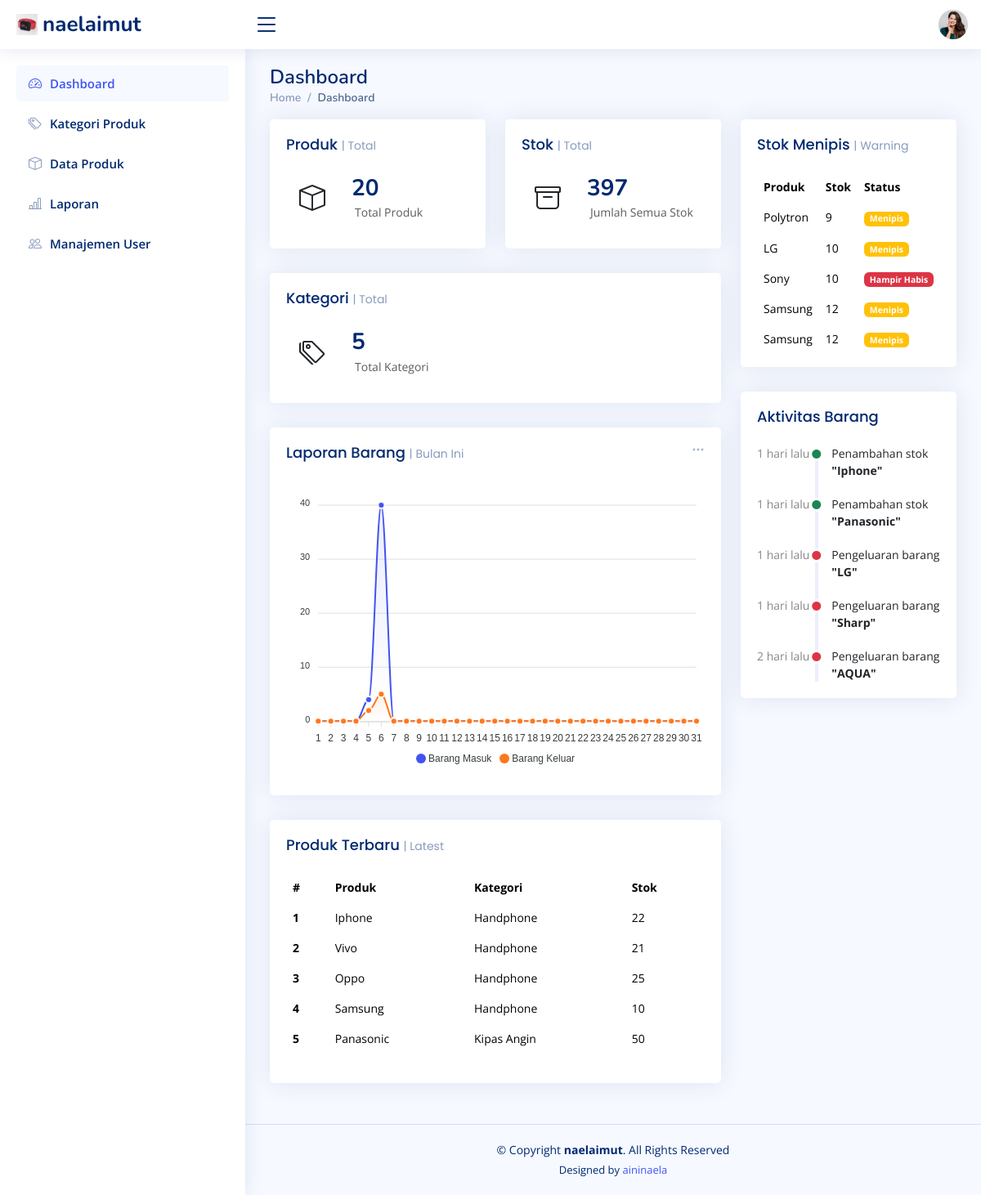
Screenshot of /index.php (signed in) with the database file from the repository.
### tables this page shows
CREATE TABLE `products` (
  `id` int(11) NOT NULL,
  `category_id` int(11) DEFAULT NULL,
  `product_code` varchar(50) DEFAULT NULL,
  `product_name` varchar(150) DEFAULT NULL,
  `stock` int(11) DEFAULT 0,
  `min_stock` int(11) DEFAULT 5,
  `price` int(11) DEFAULT NULL,
  `gambar` varchar(255) NOT NULL,
  `created_at` timestamp NOT NULL DEFAULT current_timestamp(),
  `update_at` timestamp NULL DEFAULT NULL
);

CREATE TABLE `categories` (
  `id` int(11) NOT NULL,
  `kd_kat` varchar(6) NOT NULL,
  `category_name` varchar(100) NOT NULL
);

CREATE TABLE `stock_logs` (
  `id` int(11) NOT NULL,
  `product_id` int(11) DEFAULT NULL,
  `change_type` enum('ADD','EDIT','REDUCE') DEFAULT NULL,
  `qty` int(11) DEFAULT NULL,
  `stock_before` int(11) DEFAULT NULL,
  `stock_after` int(11) DEFAULT NULL,
  `note` varchar(255) DEFAULT NULL,
  `created_at` timestamp NOT NULL DEFAULT current_timestamp(),
  `created_by` int(11) DEFAULT NULL
);

### index.php (the view, shortened to what this page needs)
<?php
include "koneksi.php";
$q_produk = mysqli_query($conn, "SELECT COUNT(*) as total_produk FROM products");
$data_produk = mysqli_fetch_assoc($q_produk);
$q_stok = mysqli_query($conn, "SELECT SUM(stock) as total_stok FROM products");
$data_stok = mysqli_fetch_assoc($q_stok);
$q_kategori = mysqli_query($conn, "SELECT COUNT(*) as total_kategori FROM categories");
$data_kategori = mysqli_fetch_assoc($q_kategori);
$query = mysqli_query($conn, "
    SELECT p.product_name, p.stock, c.category_name
    FROM products p
    JOIN categories c ON p.category_id = c.id
    ORDER BY p.created_at DESC
    LIMIT 5
");
$q_menipis = mysqli_query($conn, "
    SELECT product_name, stock, min_stock
    FROM products
    WHERE stock <= min_stock
    ORDER BY stock ASC
    LIMIT 5
");
$q_aktivitas = mysqli_query($conn, "
    SELECT sl.*, p.product_name, u.name as user_name
    FROM stock_logs sl
    JOIN products p ON sl.product_id = p.id
    JOIN users u ON sl.created_by = u.id
    ORDER BY sl.created_at DESC
    LIMIT 5
");
function waktu_lalu($datetime)
{
  $selisih = time() - strtotime($datetime);
  $menit = floor($selisih / 60);
  $jam = floor($selisih / 3600);
  $hari = floor($selisih / 86400);
  if ($menit < 60) {
    return $menit . " menit lalu";
  } elseif ($jam < 24) {
    return $jam . " jam lalu";
  } else {
    return $hari . " hari lalu";
  }
}
?>
<!DOCTYPE html>
<html lang="en">
<head>
  <link href="assets/vendor/bootstrap/css/bootstrap.min.css" rel="stylesheet">
  <link href="assets/vendor/bootstrap-icons/bootstrap-icons.css" rel="stylesheet">
  <link href="assets/vendor/boxicons/css/boxicons.min.css" rel="stylesheet">
  <link href="assets/vendor/quill/quill.snow.css" rel="stylesheet">
  <link href="assets/vendor/quill/quill.bubble.css" rel="stylesheet">
  <link href="assets/vendor/remixicon/remixicon.css" rel="stylesheet">
  <link href="assets/vendor/simple-datatables/style.css" rel="stylesheet">
  <link href="assets/css/style.css" rel="stylesheet">
</head>
<body>
  <header id="header" class="header fixed-top d-flex align-items-center">
    <div class="d-flex align-items-center justify-content-between">
      <a href="index.php" class="logo d-flex align-items-center">
      <img src="assets/img/product-2.jpg" alt="">
        <span class="d-none d-lg-block">naelaimut</span>
      </a>
      <i class="bi bi-list toggle-sidebar-btn"></i>
    </div>
    <nav class="header-nav ms-auto">
    <ul class="d-flex align-items-center">
        <li class="nav-item dropdown pe-3">
            <a class="nav-link nav-profile d-flex align-items-center pe-0"
                href="#"
                data-bs-toggle="dropdown">
                <img
                    src="assets/img/messages-1.jpg"
                    alt="Profile"
                    class="rounded-circle" />
            </a>
        </li>
    </ul>
</nav>
  </header>
  <aside id="sidebar" class="sidebar">
    <ul class="sidebar-nav" id="sidebar-nav">
      <li class="nav-item">
        <a class="nav-link " href="index.html">
          <i class="bi bi-speedometer2"></i>
          <span>Dashboard</span>
        </a>
      </li>
      <li class="nav-item">
        <a class="nav-link collapsed" href="kategori_produk.php">
          <i class="bi bi-tags"></i>
          <span>Kategori Produk</span>
        </a>
      </li>
      <li class="nav-item">
        <a class="nav-link collapsed" href="produk.php">
          <i class="bi bi-box"></i>
          <span>Data Produk</span>
        </a>
      </li>
      <li class="nav-item">
        <a class="nav-link collapsed" href="laporan.php">
          <i class="bi bi-bar-chart-line"></i>
          <span>Laporan</span>
        </a>
      </li>
      <li class="nav-item">
        <a class="nav-link collapsed" href="users.php">
          <i class="bi bi-people"></i>
          <span>Manajemen User</span>
        </a>
      </li>
    </ul>
  </aside>
  <main id="main" class="main">
    <div class="pagetitle">
      <h1>Dashboard</h1>
      <nav>
        <ol class="breadcrumb">
          <li class="breadcrumb-item"><a href="index.php">Home</a></li>
          <li class="breadcrumb-item active">Dashboard</li>
        </ol>
      </nav>
    </div>
    <section class="section dashboard">
      <div class="row">
        <div class="col-lg-8">
          <div class="row">
            <div class="col-xxl-4 col-md-6">
              <div class="card info-card">
                <div class="card-body">
                  <h5 class="card-title">Produk <span>| Total</span></h5>
                  <div class="d-flex align-items-center">
                    <div class="card-icon rounded-circle d-flex align-items-center justify-content-center">
                      <i class="bi bi-box"></i>
                    </div>
                    <div class="ps-3">
                      <h6><?= $data_produk['total_produk']; ?></h6>
                      <span class="text-muted small pt-2 ps-1">Total Produk</span>
                    </div>
                  </div>
                </div>
              </div>
            </div>
            <div class="col-xxl-4 col-md-6">
              <div class="card info-card">
                <div class="card-body">
                  <h5 class="card-title">Stok <span>| Total</span></h5>
                  <div class="d-flex align-items-center">
                    <div class="card-icon rounded-circle d-flex align-items-center justify-content-center">
                      <i class="bi bi-archive"></i>
                    </div>
                    <div class="ps-3">
                      <h6><?= $data_stok['total_stok'] ?? 0; ?></h6>
                      <span class="text-muted small pt-2 ps-1">Jumlah Semua Stok</span>
                    </div>
                  </div>
                </div>
              </div>
            </div>
            <div class="col-xxl-4 col-md-12">
              <div class="card info-card">
                <div class="card-body">
                  <h5 class="card-title">Kategori <span>| Total</span></h5>
                  <div class="d-flex align-items-center">
                    <div class="card-icon rounded-circle d-flex align-items-center justify-content-center">
                      <i class="bi bi-tags"></i>
                    </div>
                    <div class="ps-3">
                      <h6><?= $data_kategori['total_kategori']; ?></h6>
                      <span class="text-muted small pt-2 ps-1">Total Kategori</span>
                    </div>
                  </div>
                </div>
              </div>
            </div>
            <div class="col-12">
              <div class="card">
                <div class="filter">
                  <a class="icon" href="#" data-bs-toggle="dropdown">
                    <i class="bi bi-three-dots"></i>
                  </a>
                </div>
                <div class="card-body">
                  <h5 class="card-title">Laporan Barang <span>| Bulan Ini</span></h5>
                  <div id="reportsChart"></div>
                </div>
              </div>
            </div>
            <div class="col-12">
              <div class="card recent-sales overflow-auto">
                <div class="card-body">
                  <h5 class="card-title">Produk Terbaru <span>| Latest</span></h5>
                  <table class="table table-borderless datatable">
                    <thead>
                      <tr>
                        <th>#</th>
                        <th>Produk</th>
                        <th>Kategori</th>
                        <th>Stok</th>
                      </tr>
                    </thead>
                    <tbody>
                      <?php
                      $no = 1;
                      while ($row = mysqli_fetch_assoc($query)) :
                      ?>
                        <tr>
                          <th><?= $no++; ?></th>
                          <td><?= $row['product_name']; ?></td>
                          <td><?= $row['category_name']; ?></td>
                          <td><?= $row['stock']; ?></td>
                        </tr>
                      <?php endwhile; ?>
                    </tbody>
                  </table>
                </div>
              </div>
            </div>
          </div>
        </div>
        <div class="col-lg-4">
          <div class="card top-selling overflow-auto">
            <div class="card-body pb-0">
              <h5 class="card-title">Stok Menipis <span>| Warning</span></h5>
              <table class="table table-borderless">
                <thead>
                  <tr>
                    <th>Produk</th>
                    <th>Stok</th>
                    <th>Status</th>
                  </tr>
                </thead>
                <tbody>
                  <?php while ($row = mysqli_fetch_assoc($q_menipis)) : ?>
                    <tr>
                      <td><?= $row['product_name']; ?></td>
                      <td><?= $row['stock']; ?></td>
                      <td>
                        <?php if ($row['stock'] == 0): ?>
                          <span class="badge bg-danger">Habis</span>
                        <?php elseif ($row['stock'] <= ($row['min_stock'] / 2)): ?>
                          <span class="badge bg-danger">Hampir Habis</span>
                        <?php else: ?>
                          <span class="badge bg-warning">Menipis</span>
                        <?php endif; ?>
                      </td>
                    </tr>
                  <?php endwhile; ?>
                </tbody>
              </table>
            </div>
          </div>
          <div class="card">
            <div class="card-body">
              <h5 class="card-title">Aktivitas Barang</h5>
              <div class="activity">
                <?php while ($row = mysqli_fetch_assoc($q_aktivitas)) :
                  if ($row['change_type'] == 'ADD') {
                    $text = "Penambahan stok";
                    $color = "text-success";
                  } elseif ($row['change_type'] == 'REDUCE') {
                    $text = "Pengeluaran barang";
                    $color = "text-danger";
                  } else {
                    $text = "Perubahan stok";
                    $color = "text-primary";
                  }
                ?>
                  <div class="activity-item d-flex">
                    <div class="activite-label">
                      <?= waktu_lalu($row['created_at']); ?>
                    </div>
                    <i class="bi bi-circle-fill activity-badge <?= $color ?> align-self-start"></i>
                    <div class="activity-content">
                      <?= $text; ?>
                      <span class="fw-bold text-dark">
                        "<?= $row['product_name']; ?>"
                      </span>
                    </div>
                  </div>
                <?php endwhile; ?>
              </div>
            </div>
          </div>
        </div>
      </div>
    </section>
  </main>
  <footer id="footer" class="footer">
    <div class="copyright">
      &copy; Copyright <strong><span>naelaimut</span></strong>. All Rights Reserved
    </div>
    <div class="credits">
      Designed by <a href="https://www.instagram.com/nlleaay_?igsh=azNlZDVhdWxiNGZr">aininaela</a>
    </div>
  </footer>
</body>
</html>

### rows the page displays
products: product_name "Iphone", category.category_name "Handphone", stock "22"
products: product_name "Vivo", category.category_name "Handphone", stock "21"
products: product_name "Oppo", category.category_name "Handphone", stock "25"
products: product_name "Samsung", category.category_name "Handphone", stock "10"
products: product_name "Panasonic", category.category_name "Kipas Angin", stock "50"
products: product_name "Polytron", stock "9", min_stock "Menipis"
products: product_name "LG", stock "10", min_stock "Menipis"
products: product_name "Sony", stock "10", min_stock "Hampir Habis"
products: product_name "Samsung", stock "12", min_stock "Menipis"
products: product_name "Samsung", stock "12", min_stock "Menipis"
stock_logs: created_at "1 hari lalu", change_type "Penambahan stok", product.product_name "Iphone"
stock_logs: created_at "1 hari lalu", change_type "Penambahan stok", product.product_name "Panasonic"
stock_logs: created_at "1 hari lalu", change_type "Pengeluaran barang", product.product_name "LG"
stock_logs: created_at "1 hari lalu", change_type "Pengeluaran barang", product.product_name "Sharp"
stock_logs: created_at "2 hari lalu", change_type "Pengeluaran barang", product.product_name "AQUA"

### other values shown
$data_produk['total_produk'] "20"
$data_stok['total_stok'] "397"
$data_kategori['total_kategori'] "5"
